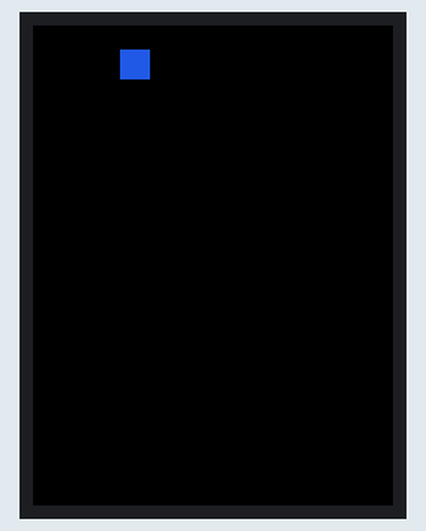
The sketch below on a simulated Arduino Uno, built with avr-gcc and run on an emulated ATmega328P. On the bench: 240×320 colour display. Random numbers use the default seed unless the sketch sets one.

Above: at 0.28 s.
At 5.35 s:
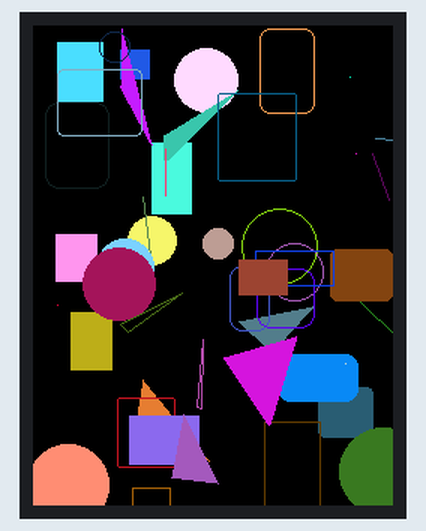
At 10.18 s:
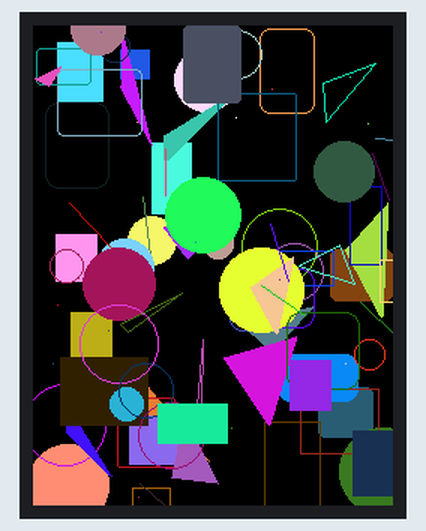
At 19.97 s:
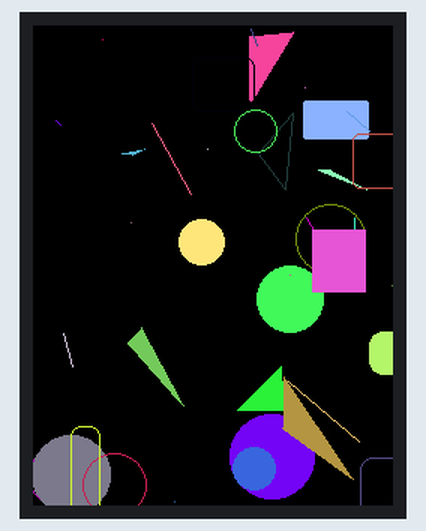
At 29.96 s:
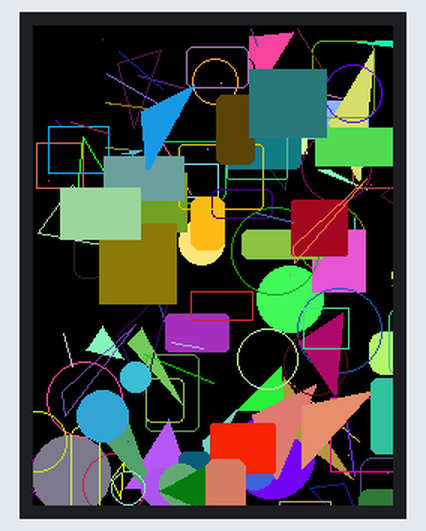
At 39.89 s:
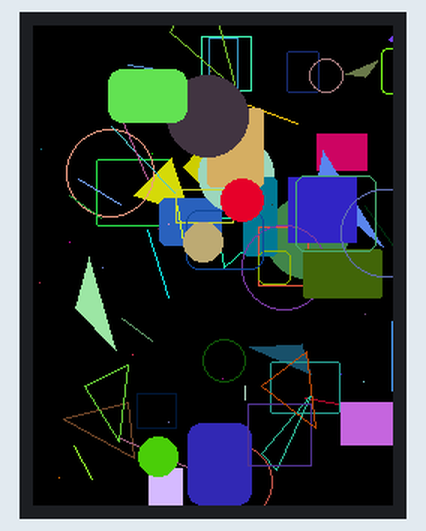

The sketch:

prg2-ArduinoUno-TFT_ILI9341-generation-formes-aleatoires.ino
```cpp
// (licence header left out)
// Inclusion des librairies dont nous aurons besoin ici
#include <Adafruit_GFX.h>
#include <Adafruit_ILI9341.h>

// Définition des broches utilisées ici (hors pins SPI)
#define TFT_CS    10            // Pin D10 de l'Arduino Uno -> broche CS de l'écran TFT
#define TFT_RST   9             // Pin D9  de l'Arduino Uno -> broche RST de l'écran TFT
#define TFT_DC    8             // Pin D8  de l'Arduino Uno -> broche DC de l'écran TFT

// Initialisation de l’écran TFT (contrôleur ILI9341)
Adafruit_ILI9341 tft = Adafruit_ILI9341(TFT_CS, TFT_DC, TFT_RST);     // Le reste = SPI matériel (hardware spi), donc il ne faut pas le renseigner ;
                                                                      // sinon on passerait en émulation logicielle (software spi)

// ========================
// Initialisation programme
// ========================
void setup() {

  // Initialisation de l’écran
  tft.begin();
  tft.setRotation(0);                   // Mode "portrait" (affichage vertical, soit 240 pixels en largeur et 320px en hauteur)
  tft.fillScreen(ILI9341_BLACK);        // Fond en "noir"

  // Initialisation du générateur aléatoire
  randomSeed(analogRead(0));            // On lit l'entrée A0, qui n'est reliée à rien ; cela permet d'avoir un nombre de base aléatoire, du fait du bruit

}


// =================
// Boucle principale
// =================
void loop() {

  // ------------------------------------------------------------------------------------------------
  // Nota : à chaque passage dans cette boucle loop, une nouvelle forme sera dessinée sur l'écran TFT
  // ------------------------------------------------------------------------------------------------

  // Compteur de formes (en fait, toutes les X formes dessinées, on effacera l'écran pour faire de la place, et y voir plus clair !)
  // Remarque : le mot "static" permet de mettre à 0 cette variable UNIQUEMENT lors du 1er appel de cette boucle loop
  static uint16_t nbre_de_formes_dessinees = 0;

  // -------------------------------------------------------------------------------
  // Génération d'une forme à la forme, couleur, remplissage, et position aléatoires
  // -------------------------------------------------------------------------------
  uint8_t forme = random(6);              // 0: pixel, 1: ligne, 2: rectangle, 3: cercle, 4: rectangle arrondi, 5: triangle
  bool rempli = random(2);                // TRUE: forme remplie, FALSE: contour uniquement
  uint16_t couleur = random(0xFFFF);      // Couleur aléatoire (sur 2 octets, soit 16 bits, pour coller au RGB565 → 5 bits de rouge, 6 de vert, et 5 de bleu)
  uint16_t x = random(240);               // Position X aléatoire (position sur la largeur)
  uint16_t y = random(320);               // Position Y aléatoire (position sur la hauteur)

  // ---------------------
  // Dessinage de la forme
  // ---------------------
  switch(forme) {
    case 0:   // Pixel        (posX, posY, couleur)
      tft.drawPixel(x, y, couleur);                                                                                 // Pixel coloré
      break;
    case 1:   // Ligne        (posX_depart, posY_depart, posX_arrivee, posY_arrivee, couleur)
      tft.drawLine(x, y, x + random(50), y + random(50), couleur);                                                  // Ligne colorée
      break;
    case 2:   // Rectangle    (posX, posY, largeur, hauteur, couleur)
      if (rempli) tft.fillRect(x, y, random(20, 60), random(20, 60), couleur);                                      // Rectangle rempli
      else tft.drawRect(x, y, random(20, 60), random(20, 60), couleur);                                             // Contour rectangle uniquement
      break;
    case 3:   // Cercle       (posX, posY, rayon, couleur)
      if (rempli) tft.fillCircle(x, y, random(10, 30), couleur);                                                    // Disque (cercle rempli)
      else tft.drawCircle(x, y, random(10, 30), couleur);                                                           // Cercle (contour uniquement dessiné)
      break;
    case 4:   // Rectangle arrondi    (posX, posY, largeur, hauteur, rayon, couleur)
      if (rempli) tft.fillRoundRect(x, y, random(20, 60), random(20, 60), random(2, 10), couleur);                  // Rectangle arrondi rempli
      else tft.drawRoundRect(x, y, random(20, 60), random(20, 60), random(2, 10), couleur);                         // Contour rectangle arrondi uniquement
      break;
    case 5:   // Triangle     (posX0, posY0, posX1, posY1, posX2, posY2, couleur)
      if (rempli) tft.fillTriangle(x, y, x + random(50), y + random(50), x + random(50), y - random(50), couleur);  // Triangle rempli
      else tft.drawTriangle(x, y, x + random(50), y + random(50), x + random(50), y - random(50), couleur);         // Contour triangle uniquement
      break;
    default:
      break;
  }

  // -------------------------------------------
  // Mise à jour du compteur de formes dessinées
  // -------------------------------------------
  nbre_de_formes_dessinees++;

  // ----------------------------------------------------------------------------------------------------------
  // Effacement de l'écran toutes les "n" formes dessinées, histoire d'y voir plus clair, à intervalle régulier
  // ----------------------------------------------------------------------------------------------------------
  if (nbre_de_formes_dessinees >= 150) {
    tft.fillScreen(ILI9341_BLACK);          // Effacement de l’écran (remplissage en noir, si vous préférez)
    nbre_de_formes_dessinees = 0;
  }

  // ----------------------------------------------------------------
  // Petite pause avant de reboucler, pour dessiner la forme suivante
  // ----------------------------------------------------------------
  delay(100);

}
```
